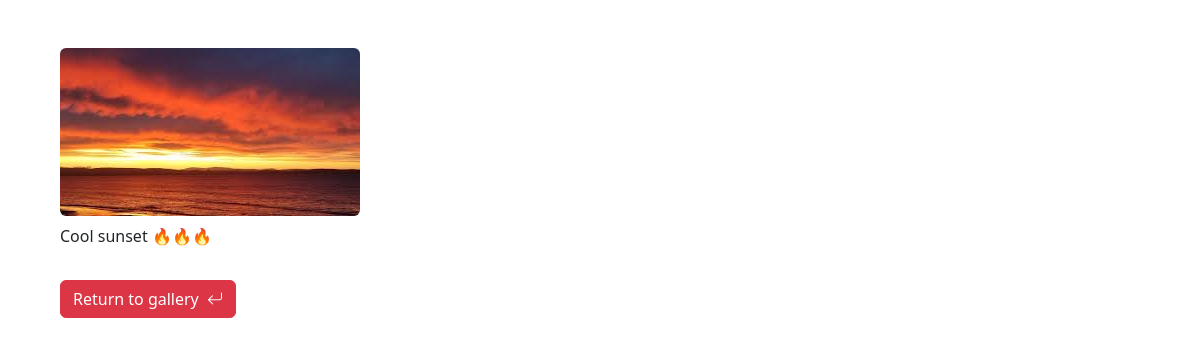
Screenshot of /photo/12 with the database file from the repository.
### photoshare/models.py (models this page shows, shortened)
class Photo(models.Model):
    category = models.ForeignKey(Category, on_delete=models.SET_NULL, null=True, blank=True)
    image = models.ImageField(null=False, blank=False)
    description = models.TextField(max_length=500, null=False, blank=False)

### photoshare/views.py (the view)
# urls.py: path('photo/<str:pk>', views.viewPhoto, name='photo'),
def viewPhoto(request, pk):
    photos = Photo.objects.get(id=pk)
    return render(request, 'photoshare/photo.html', {'photo': photos})

### photoshare/templates/photoshare/photo.html (shortened to what this page needs)
<!DOCTYPE html>
<html lang="en">
<head>
    <link href="https://cdn.jsdelivr.net/npm/bootstrap@5.3.5/dist/css/bootstrap.min.css" rel="stylesheet">
    <link rel="stylesheet" href="https://cdn.jsdelivr.net/npm/bootstrap-icons@1.11.3/font/bootstrap-icons.min.css">
</head>
<body class="m-5">
    <div class="container">
        <div class="row justify-content-center">
            <div class="col">
                <img src="{{photo.image.url}}" class="rounded mb-2" alt="photo" style="max-width: 100%; max-height: 100%; aspect-ratio: auto;">
                <p>{{photo.description}}</p>
                <a href="{% url 'gallery' %}" class="btn btn-danger my-3">Return to gallery <i class="bi bi-arrow-return-left fs-6 ms-1"></i></a>
            </div>
        </div>
    </div>
</body>
</html>

### rows the page displays
Photo: image (picture), description "Cool sunset 🔥🔥🔥"
